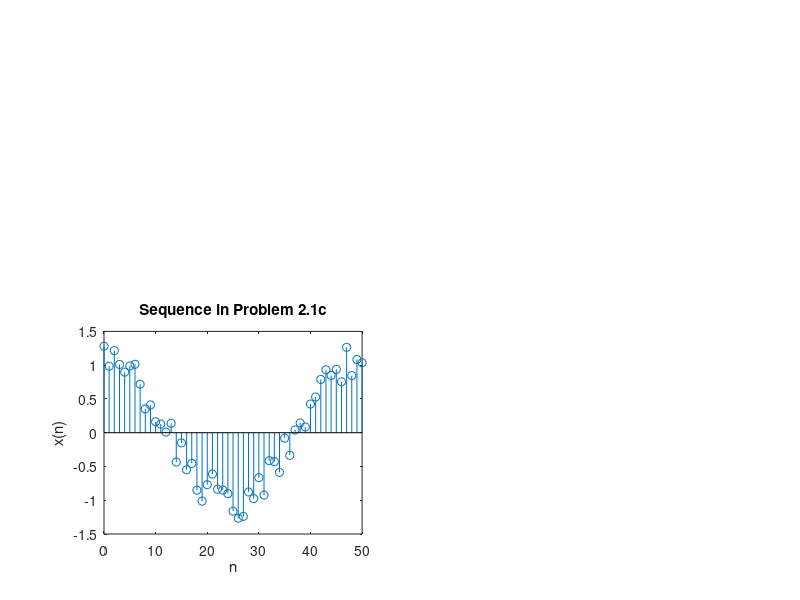

The MATLAB script that drew this image:
n=[0:50];
x = cos(0.04*pi*n) + 0.2*randn(size(n));
subplot(2,2,3);
stem(n,x); title('Sequence in Problem 2.1c');
xlabel('n'); ylabel('x(n)');
